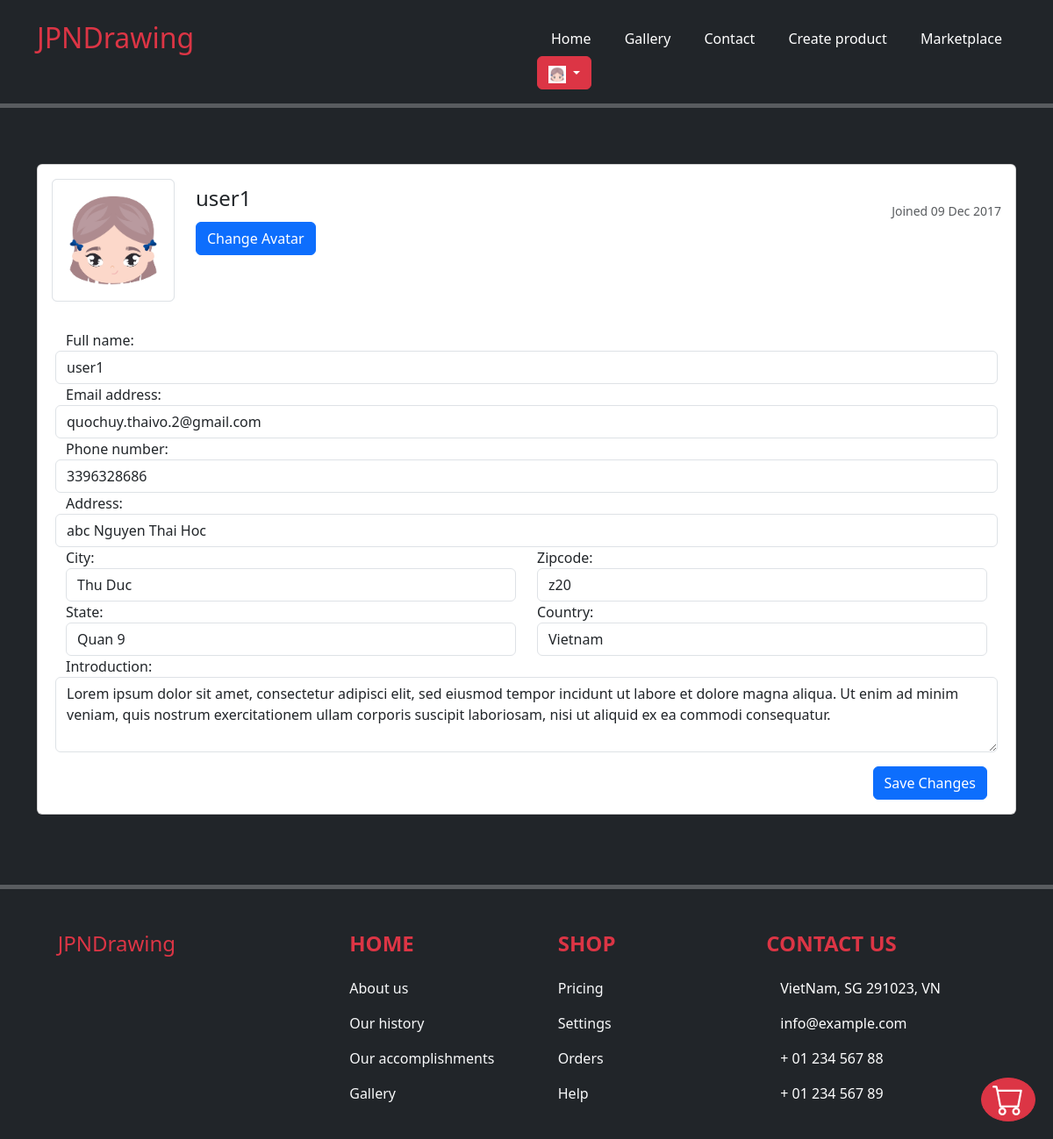
/setting/edit-profile (signed in), run on the app's committed database.
### exe201/models.py (models this page shows, shortened)
class User(db.Model, UserMixin):
    id = db.Column(db.Integer(), primary_key = True)
    username = db.Column(db.String(length=30), nullable = False, unique = True)
    email_address = db.Column(db.String(length=50), nullable = False, unique = True)
    image_link = db.Column(db.String(length = 300), nullable = True, default = '/profile_img/default.webp')
    password_hash = db.Column(db.String(length=60), nullable = False)
    @property
    def password(self):
        return self.password

class Profile(db.Model):
    id = db.Column(db.Integer(), primary_key = True)
    fullname = db.Column(db.String(length = 30), nullable = True)
    image_link = db.Column(db.String(length = 300), nullable = True, default = '/profile_img/default.webp')
    phone_number = db.Column(db.String(length = 10), nullable = True, unique = True)
    address = db.Column(db.String(length = 100), nullable = True)
    city = db.Column(db.String(length = 30), nullable = True)
    state = db.Column(db.String(length = 30), nullable = True)
    zipcode = db.Column(db.String(length = 5), nullable = True)
    country = db.Column(db.String(length = 30), nullable = True)
    about_me = db.Column(db.String(length = 1000), nullable = True)
    user_id = db.Column(db.Integer(), db.ForeignKey('user.id'))

### exe201/routes.py (the view, shortened to what this page needs)
@app.route('/setting/edit-profile', methods=['GET', 'POST'])
@login_required
def edit_profile():
    profile_to_update = Profile.query.filter_by(user_id=current_user.id).first()
    user_image_link = User.query.filter_by(id=current_user.id).first().image_link
    user_email_address = User.query.filter_by(id=current_user.id).first().email_address
    form = EditProfile(
        fullname = profile_to_update.fullname,
        email_address = user_email_address,
        phone_number = profile_to_update.phone_number,
        address = profile_to_update.address,
        city = profile_to_update.city,
        state = profile_to_update.state,
        zipcode = profile_to_update.zipcode,
        country = profile_to_update.country,
        about_me = profile_to_update.about_me
    )
    if form.errors != {}:
        for err_msg in form.errors.values():
            flash(f'Error: {err_msg}', category='danger')
    return render_template('edit_profile.html', form = form, profile_to_update = profile_to_update, user_image_link = user_image_link)

### exe201/forms.py (shortened to what this page needs)
class EditProfile(FlaskForm):
    fullname = StringField(label='Full name:', validators=[DataRequired()])
    image_file = FileField(label='Change Avatar', validators=[FileAllowed(['jpg', 'jpeg', 'png'])], render_kw={'accept': 'image/*', 'onchange': 'document.getElementById("profile-picture-preview").src = window.URL.createObjectURL(this.files[0])'})
    email_address = StringField(label='Email address:', validators=[Email(), DataRequired()])
    phone_number = StringField(label='Phone number:', validators=[DataRequired()])
    address = StringField(label='Address:', validators=[DataRequired()])
    city = StringField(label='City:', validators=[DataRequired()])
    state = StringField(label='State:', validators=[DataRequired()])
    zipcode = StringField(label='Zipcode:', validators=[DataRequired()])
    country = StringField(label='Country:', validators=[DataRequired()])
    about_me = TextAreaField(label='Introduction:')
    submit = SubmitField(label='Save Changes')

### exe201/models.py (called while the page is built)
@login_manager.user_loader
def load_user(user_id):
    return User.query.get(int(user_id))

### exe201/templates/edit_profile.html (shortened to what this page needs)
{% extends 'base.html' %}
{% block body %}
<div class="container py-5 h-100">
    <div class="row flex-lg-nowrap">
        <form class="form" method="POST" enctype="multipart/form-data">
            <div class="col">
                <div class="row">
                    <div class="col mb-3">
                        <div class="card">
                            <div class="card-body">
                                <div class="e-profile">
                                    <div class="row">
                                        <div class="col-12 col-sm-auto mb-3">
                                            <div class="mx-auto" style="width: 140px;">
                                                <div class="d-flex justify-content-center align-items-center rounded"
                                                    style="height: 140px; background-color: rgb(233, 236, 239);">
                                                    <img src="{{ url_for('static', filename=user_image_link) }}" alt="Profile Picture" class="img-thumbnail" id="profile-picture-preview">
                                                </div>
                                            </div>
                                        </div>
                                        <div class="col d-flex flex-column flex-sm-row justify-content-between mb-3">
                                            <div class="text-left text-sm-left mb-2 mb-sm-0">
                                                <h4 class="pt-sm-2 pb-1 mb-0 text-nowrap">{{ profile_to_update.fullname }}
                                                </h4>
                                                <div class="custom-file mt-2">
                                                    {{ form.image_file.label(class="btn btn-primary") }}
                                                </div>
                                            </div>
                                            <div class="text-center text-sm-right">
                                                <span class="badge badge-secondary">administrator</span>
                                                <div class="text-muted"><small>Joined 09 Dec 2017</small></div>
                                            </div>
                                        </div>
                                    </div>
                                    <div class="tab-content pt-3 px-3">
                                        <div class="tab-pane active form-floating">
                                            <div class="row">
                                                {{ form.fullname.label}}
                                                {{ form.fullname(class="form-control") }}
                                                {{ form.email_address.label}}
                                                {{ form.email_address(class="form-control")}}
                                                {{ form.phone_number.label}}
                                                {{ form.phone_number(class="form-control")}}
                                                {{ form.address.label}}
                                                {{ form.address(class="form-control")}}
                                                <div class="col">
                                                    {{ form.city.label}}
                                                    {{ form.city(class="form-control")}}
                                                    {{ form.state.label}}
                                                    {{ form.state(class="form-control")}}
                                                </div>
                                                <div class="col">
                                                    {{ form.zipcode.label}}
                                                    {{ form.zipcode(class="form-control")}}
                                                    {{ form.country.label}}
                                                    {{ form.country(class="form-control")}}
                                                </div>
                                                {{ form.about_me.label}}
                                                {{ form.about_me(class="form-control", rows="3")}}
                                            </div>
                                            <div class="row pt-3">
                                                <div class="col d-flex justify-content-end">
                                                    {{ form.submit(class="btn btn-primary") }}
                                                </div>
                                            </div>
                                        </div>
                                    </div>
                                </div>
                            </div>
                        </div>
                    </div>
                </div>
            </div>
        </form>
    </div>
</div>
{% endblock %}

### exe201/templates/base.html (shortened to what this page needs)
<!doctype html>
<html lang="en">
<head>
  <link href="https://cdn.jsdelivr.net/npm/bootstrap@5.3.0/dist/css/bootstrap.min.css" rel="stylesheet"
>
</head>
<body class="bg-dark" style="padding-top: 2%; color: white">
  <div class="container">
    <div class="row align-items-start">
      <div class="col">
        <h2 class="text_left text-danger">JPNDrawing</h2>
      </div>
      <div class="col">
        <ul class="nav justify-content-between navbar-light">
          <li class="nav-item">
            <a class="nav-link active" aria-current="page" style="color:white !important"
              href="{{ url_for('home_page') }}">Home</a>
          </li>
          <li class="nav-item">
            <a class="nav-link" style="color:white !important" href="#">Gallery</a>
          </li>
          <li class="nav-item">
            <a class="nav-link" style="color:white !important" href="{{ url_for('contact_info') }}">Contact</a>
          </li>
          {% if current_user.is_authenticated %}
          <li class="nav-item">
            <a class="nav-link" style="color:white !important" href="{{ url_for('create_product_page') }}">Create
              product</a>
          </li>
          <li class="nav-item">
            <a class="nav-link" style="color:white !important" href="{{ url_for('marketplace_page') }}">Marketplace</a>
          </li>
          <div class="dropdown">
            <a class="btn btn-danger dropdown-toggle" href="#" role="button" id="dropdownMenuLink"
              data-bs-toggle="dropdown" aria-expanded="false">
              <img class="img-circle" src="{{ url_for('static', filename = current_user.image_link)}}"
                style="height: 20px; width: 20px;">
            </a>
          </div>
          {% endif %}
        </ul>
      </div>
    </div>
  </div>
  <hr style="border-top: 5px solid white;">
  {% block body %}
  {% endblock %}
  <hr style="border-top: 5px solid white;">
  {% if current_user.is_authenticated %}
  <a class="btn btn-danger rounded-circle position-fixed" style="bottom: 20px; right: 20px;"
    href="{{ url_for('cart_page') }}">
  </a>
  {% endif %}
  <footer class="text-center text-lg-start text-white position: relative min-height: 100vh">
    <section class="">
      <div class="container text-center text-md-start mt-5">
        <div class="row mt-3">
          <div class="col-md-3 col-lg-4 col-xl-3 mx-auto mb-4">
            <h4 class="mb-4 text-danger">
              JPNDrawing
            </h4>
          </div>
          <div class="col-md-3 col-lg-2 col-xl-2 mx-auto mb-4">
            <h4 class="text-uppercase fw-bold mb-4 text-danger">
              Home
            </h4>
            <p>
              <a href="#!" class="text-decoration-none text-light">About us</a>
            </p>
            <p>
              <a href="#!" class="text-decoration-none text-light">Our history</a>
            </p>
            <p>
              <a href="#!" class="text-decoration-none text-light">Our accomplishments</a>
            </p>
            <p>
              <a href="#!" class="text-decoration-none text-light">Gallery</a>
            </p>
          </div>
          <div class="col-md-3 col-lg-2 col-xl-2 mx-auto mb-4">
            <h4 class="text-uppercase fw-bold mb-4 text-danger">
              Shop
            </h4>
            <p>
              <a href="#!" class="text-decoration-none text-light">Pricing</a>
            </p>
            <p>
              <a href="#!" class="text-decoration-none text-light">Settings</a>
            </p>
            <p>
              <a href="#!" class="text-decoration-none text-light">Orders</a>
            </p>
            <p>
              <a href="#!" class="text-decoration-none text-light">Help</a>
            </p>
          </div>
          <div class="col-md-4 col-lg-3 col-xl-3 mx-auto mb-md-0 mb-4">
            <h4 class="text-uppercase fw-bold mb-4 text-danger">Contact us</h4>
            <p> VietNam, SG 291023, VN</p>
            <p>
              info@example.com
            </p>
            <p> + 01 234 567 88</p>
            <p> + 01 234 567 89</p>
          </div>
        </div>
      </div>
    </section>
  </footer>
</html>

### data on the page
User: image_link (picture), email_address "quochuy.thaivo.2@gmail.com"
Profile: fullname "user1", phone_number "3396328686", address "abc Nguyen Thai Hoc", city "Thu Duc", state "Quan 9", zipcode "z20", country "Vietnam", about_me "Lorem ipsum dolor sit amet, consectetur adipisci elit, sed eiusmod tempor incidunt ut labore et dolore magna aliqua. Ut enim ad minim veniam, quis nostrum exercitationem ullam corporis suscipit laboriosam, nisi ut aliquid ex ea commodi consequatur."
